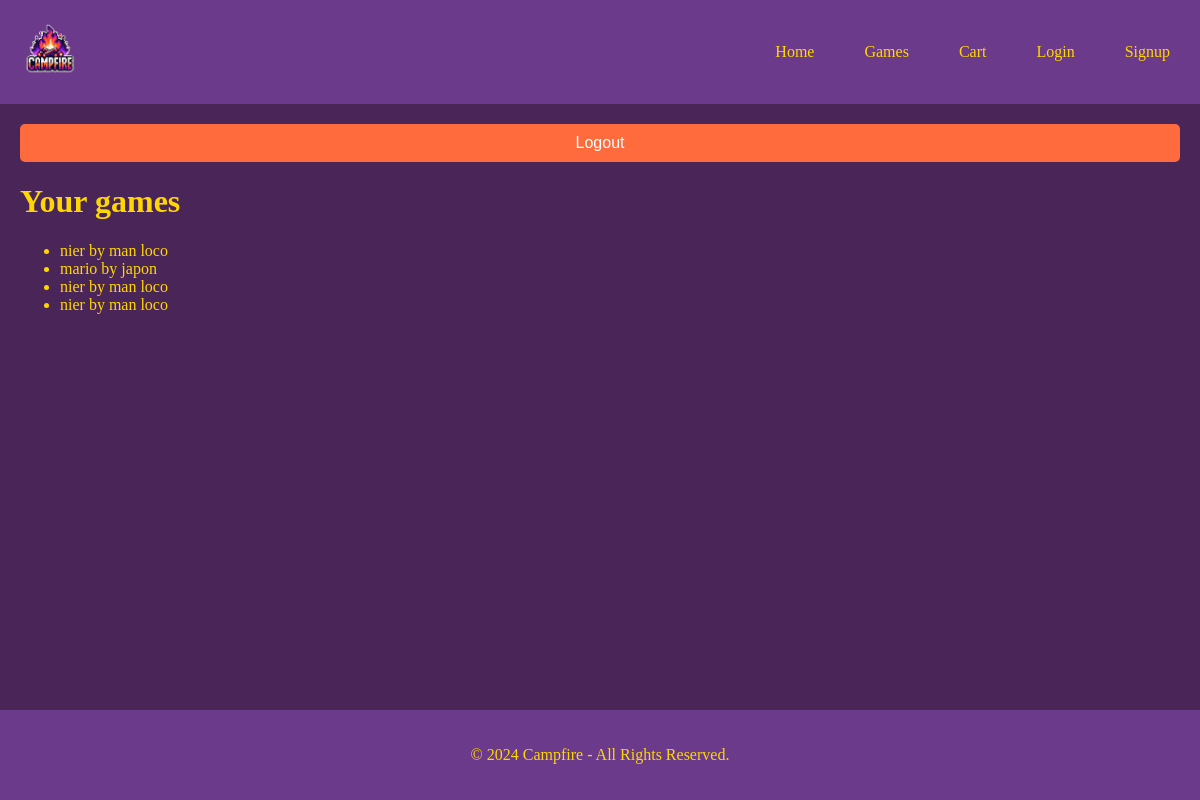
/account/ (signed in), run on the app's committed database.
### shop/models.py (models this page shows)
class GameOwner(models.Model):
    user = models.ForeignKey(User, on_delete=models.CASCADE, related_name='game_owner')
    game = models.ForeignKey(Game, on_delete=models.CASCADE, related_name='game_owner')

class Game(models.Model):
    title = models.CharField(max_length=255)
    author = models.CharField(max_length=255)
    price = models.IntegerField()
    description = models.TextField()

### shop/views.py (the view)
# urls.py: path('account/', Account.as_view(), name='account'),
class Account(LoginRequiredMixin, View):
    template_name = "account.html"
    def get(self, request):
        owned_games = GameOwner.objects.filter(user=request.user)
        return render(request, self.template_name, {'owned_games': owned_games})

### shop/templates/account.html (shortened to what this page needs)
{% extends 'base.html' %}
{% block content %}
<form method="POST" action="{% url 'logout' %}">
  <button type="submit">Logout</button>
</form>
<h1>
  Your games
</h1>
<ul>
  {% for item in owned_games %}
  <li>{{ item.game.title }} by {{ item.game.author }}</li>
  {% empty %}
  <p>You don't own any games yet.</p>
  {% endfor %}
</ul>
{% endblock %}

### shop/static/css/styles.css (style rules this page uses)
body { font-family: 'Press Start 2P', cursive; background-color: #4A2558; color: #FFD700; margin: 0; padding: 0; min-height: 100vh; display: flex; flex-direction: column; }
button[type="submit"] { width: 100%; padding: 10px; background-color: #FF6B3D; border: none; border-radius: 5px; color: white; font-size: 16px; cursor: pointer; transition: background-color 0.3s ease; }

### data on the page
GameOwner: game "nier", game.author "man loco"
GameOwner: game "mario", game.author "japon"
GameOwner: game "nier", game.author "man loco"
GameOwner: game "nier", game.author "man loco"
